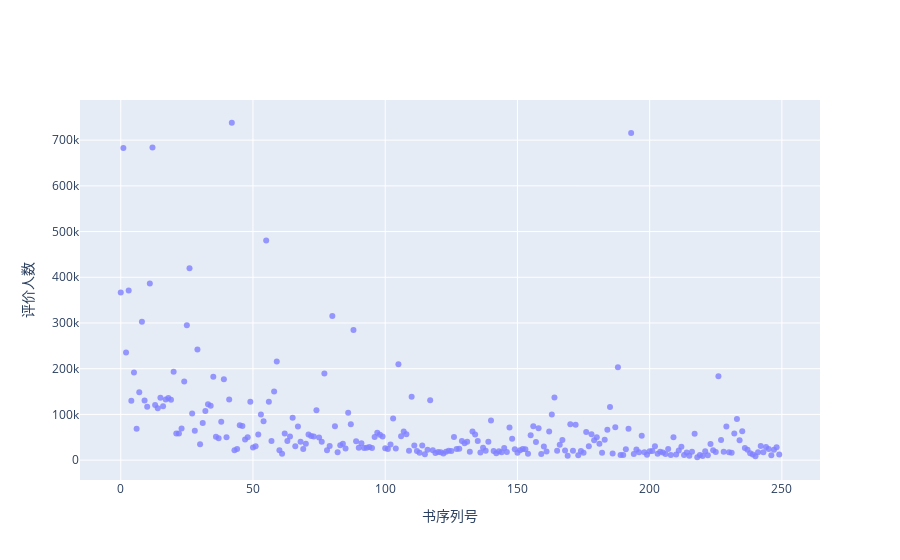

The cell this chart's notebook holds for it:
### Code cell
data_csv_readNum = data_csv["评价人数"]

trace1 =go.Scatter(
 x = data_csv.index,
 y = data_csv["评价人数"],
  mode = "markers",
 name = "2014",
 marker = dict(color = 'rgba(128, 128, 255, 0.8)'),
 text= data_csv['书名'])

#3.定义layout对象
layout = dict(xaxis= dict(title= '书序列号',ticklen= 5,zeroline= False),
 yaxis= dict(title= '评价人数',ticklen= 5,zeroline= False)
 )
#4.将graph部分和layout部分组合成figure对象，绘图
fig = dict(data = trace1, layout = layout)
iplot(fig)

### Figure 1 — Plotly figure (JSON) as saved in the notebook; plotly's stock layout.template omitted (floating-point values rounded to 4 significant figures; data arrays with more than 128 entries replaced by an {"elided": "..."} marker saying what was removed)
{"data": [{"marker": {"color": "rgba(128, 128, 255, 0.8)"}, "mode": "markers", "name": "2014", "text": {"elided": "250 str values"}, "x": {"elided": "250 int values"}, "y": {"elided": "250 int values"}, "type": "scatter"}], "layout": {"xaxis": {"ticklen": 5, "title": {"text": "书序列号"}, "zeroline": false}, "yaxis": {"ticklen": 5, "title": {"text": "评价人数"}, "zeroline": false}}}
